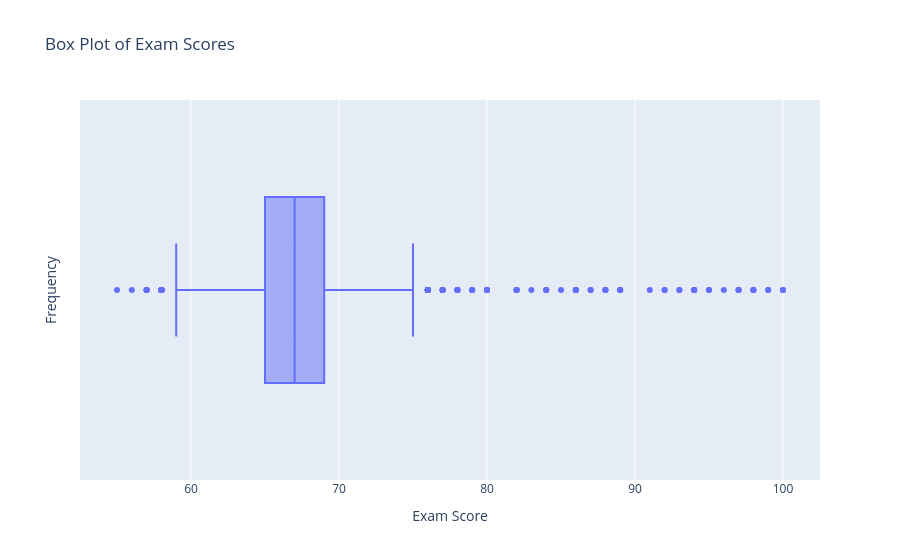

This figure's notebook cell:
### Code cell
# **Box Plot for Exam Scores**  
box_fig_exam = px.box(df,   
                       x='Exam_Score',   
                       title='Box Plot of Exam Scores')  
box_fig_exam.update_layout(xaxis_title='Exam Score',   
                            yaxis_title='Frequency')  
box_fig_exam.show()  

# **Distribution Plot for Exam Scores**  
dist_fig_exam = px.histogram(df,   
                              x='Exam_Score',   
                              nbins=10,   
                              title='Distribution of Exam Scores',   
                              marginal='rug',  
                              histnorm='percent')  
dist_fig_exam.update_layout(xaxis_title='Exam Score',   
                             yaxis_title='Frequency')  
dist_fig_exam.show()  

# **Box Plot for Hours Studied**  
box_fig_hours = px.box(df,   
                        x='Hours_Studied',   
                        title='Box Plot of Hours Studied')  
box_fig_hours.update_layout(xaxis_title='Hours Studied',   
                             yaxis_title='Frequency')  
box_fig_hours.show()  

# **Distribution Plot for Hours Studied**  
dist_fig_hours = px.histogram(df,   
                               x='Hours_Studied',   
                               nbins=10,   
                               title='Distribution of Hours Studied',   
                               marginal='rug',  
                               histnorm='percent')  
dist_fig_hours.update_layout(xaxis_title='Hours Studied',   
                              yaxis_title='Frequency')  
dist_fig_hours.show()

### Figure 1 — Plotly figure (JSON) as saved in the notebook; plotly's stock layout.template omitted (floating-point values rounded to 4 significant figures; data arrays with more than 128 entries replaced by an {"elided": "..."} marker saying what was removed)
{"data": [{"alignmentgroup": "True", "hovertemplate": "Exam_Score=%{x}<extra></extra>", "legendgroup": "", "marker": {"color": "#636efa"}, "name": "", "notched": false, "offsetgroup": "", "orientation": "h", "showlegend": false, "type": "box", "x": {"elided": "6607 int values"}, "x0": " ", "xaxis": "x", "y0": " ", "yaxis": "y"}], "layout": {"autosize": true, "boxmode": "group", "legend": {"tracegroupgap": 0}, "title": {"text": "Box Plot of Exam Scores"}, "xaxis": {"anchor": "y", "autorange": true, "domain": [0, 1], "range": [52.5, 102.5], "title": {"text": "Exam Score"}, "type": "linear"}, "yaxis": {"anchor": "x", "autorange": true, "domain": [0, 1], "range": [-0.5, 0.5], "title": {"text": "Frequency"}, "type": "category"}}}
